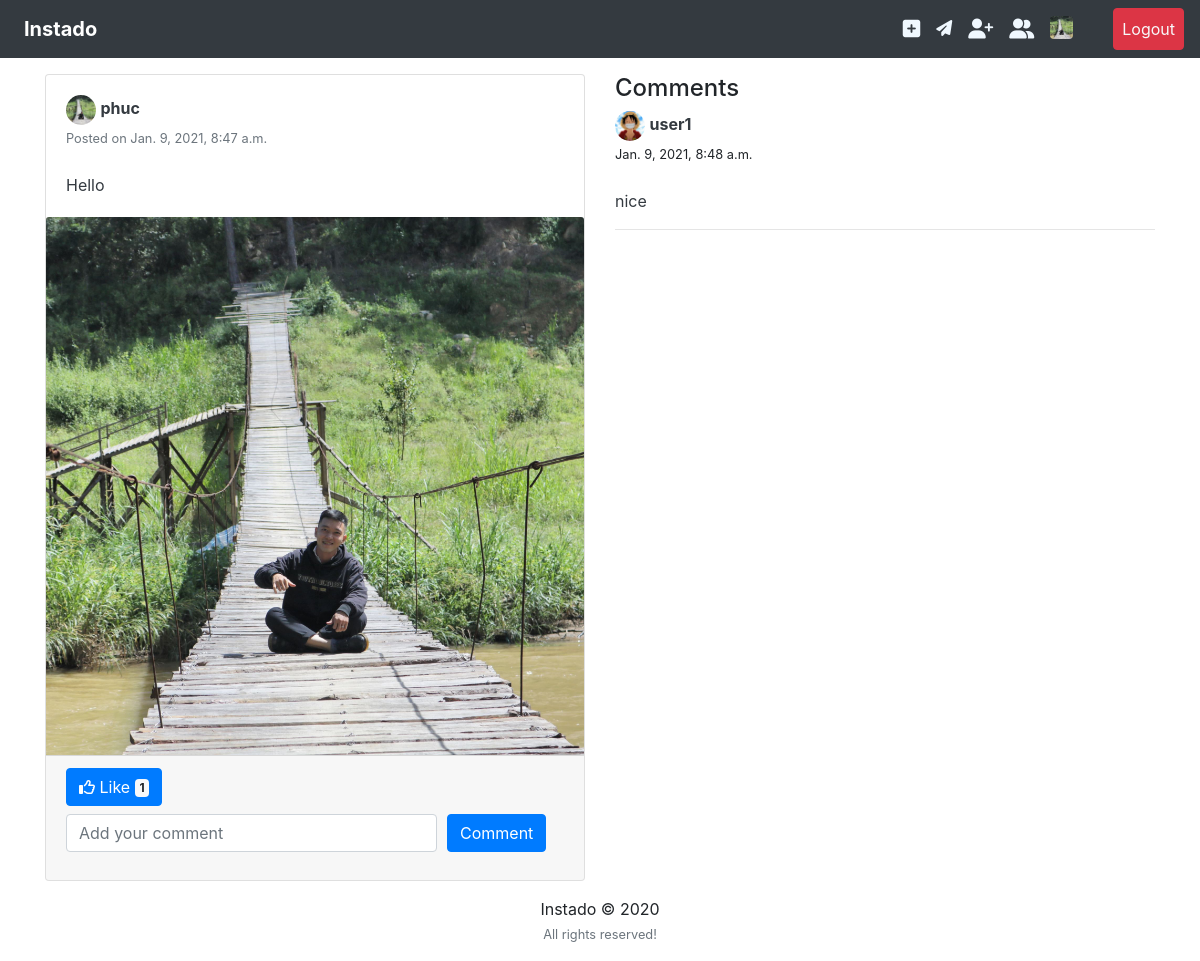
Page /post/1 (signed in) on the committed database.
### accounts/models.py (models this page shows, shortened)
class User(AbstractUser):
	pass

class Profile(models.Model):
	user = models.OneToOneField(User, on_delete=models.CASCADE)
	image = models.ImageField(default='default.png', upload_to='profile_pics')
	slug = AutoSlugField(populate_from='user')
	bio = models.CharField(max_length=255, blank=True)
	friends = models.ManyToManyField("Profile", blank=True)
	def get_absolute_url(self):
		return "/accounts/user/{}".format(self.slug)

### feed/models.py (models this page shows, shortened)
class Post(models.Model):
    creator = models.ForeignKey(settings.AUTH_USER_MODEL, on_delete=models.CASCADE, related_name="posts")
    image = models.ImageField(upload_to="post_images", default='default.png')
    caption = models.CharField(max_length=255, blank=True)
    date_posted = models.DateTimeField(auto_now_add=True)

class Comment(models.Model):
    onPost = models.ForeignKey(Post, on_delete=models.CASCADE, related_name="comments", null=True)
    content = models.TextField(max_length=512)
    createdBy = models.ForeignKey(settings.AUTH_USER_MODEL, on_delete=models.CASCADE, related_name="comments")
    createdOn = models.DateTimeField(auto_now_add=True)

### feed/views.py (the view, shortened to what this page needs)
# urls.py: path("post/<int:post_id>", views.post, name='post'),
@csrf_exempt
@login_required
def post(request, post_id):
    post = get_object_or_404(Post, pk = post_id)
    is_liked = Like.objects.filter(onPost=post, byProfile=request.user)
    return render(request, "feed/post.html", {
        'post': post,
        'is_liked': is_liked,
    })

### feed/my_forms.py
class CreatePostForm(forms.ModelForm):
    class Meta:
        model = Post
        fields = ['image', 'caption']
        labels = {
            'caption': ''
        }
        widgets = {
            'caption': forms.Textarea(attrs={
                'placeholder': 'What do you think?',
                'class': 'mt-2'
            })
        }

### feed/context_processor.py (called while the page is built)
def add_context(request):
    form = None
    if request.user.is_authenticated:
        form = CreatePostForm()
    return {'post_form': form}

### feed/templates/feed/post.html (shortened to what this page needs)
{% extends "accounts/layout.html" %}
{% load static %}
{% load crispy_forms_tags %}
{% block content %}
<div class="row">
    <div class="col-lg-6 col-md-12 col-sm-12 col-xs-12">
        <div class="card card-signin">
            <div class="card-body">
                <a href="{{ post.creator.profile.get_absolute_url }}"><img src="{{ post.creator.profile.image.url }}"
                        class="rounded-circle" width="30" height="30"></a>
                <a class="text-dark" href="{{ post.user_name.profile.get_absolute_url }}">
                    <b>{{ post.creator}}</b>
                </a>
                <br><small class="text-muted">Posted on {{ post.date_posted }}</small>
                <br><br>
                <p class="card-text text-dark">{{ post.caption }}</p>
            </div>
            <a><img class="card-img-top" src="{{ post.image.url }}"></a>
            <div class="card-footer">
                {% if post not in liked_post %}
                <button class="btn btn-outline-primary like-btn" id="like-btn-{{ post.id }}" data-post="{{ post.id }}">
                    <i class="far fa-thumbs-up"></i> Like
                    <span class="badge badge-light" >{{ post.likes.count }}</span>
                </button>
                {% else %}
                <button class="btn btn-primary like-btn" id="like-btn-{{ post.id }}" data-post="{{ post.id }}">
                    <i class="far fa-thumbs-up"></i> Like
                    <span class="badge badge-light" >{{ post.likes.count }}</span>
                </button>
                {% endif %}
                    <form class="mt-2" id="comment-form" method="POST" >
                        <div class="form-row align-items-center">
                            <div class="col-sm-12 col-md-9 col-lg-9 form-group ">
                                <input type="text" id="comment" class="form-control" placeholder="Add your comment">
                            </div>
                            <div class="col-auto form-group">
                                <button type="submit" class="btn btn-primary " >
                                     Comment
                                </button>
                            </div>
                        </div>
                    </form>
            </div>
        </div>
    </div>
    <div class="col-lg-6 col-md-6 col-xs-12 d-flex flex-column" id="post-details" style="max-height:800px; overflow: auto;">
        <h4>Comments</h4>
        {% if post.comments.all %}
        {% for cmt in post.comments.all %}
        <div class="comments-body">
            <a href="{{ cmt.createdBy.profile.get_absolute_url }}">
                <img src="{{ cmt.createdBy.profile.image.url }}" class="rounded-circle" width="30" height="30">
            </a>
            <a class="text-dark" href="{{ cmt.createdBy.profile.get_absolute_url }}"><b>{{ cmt.createdBy }}</b></a>
            <br><small>{{ cmt.createdOn }}</small><br><br>
            <p class="card-text text-dark">{{ cmt.content }}</p>
            <hr class="my-1">
        </div>
        {% endfor %}
        {% else %}
        <p>No comments to show!</p>
        {% endif %}
    </div>
</div>
{% endblock content %}

### accounts/templates/accounts/layout.html (shortened to what this page needs)
{% load static %}
{% load crispy_forms_tags %}
<!DOCTYPE html>
<html>
<head>
	<link rel="stylesheet" href="https://cdnjs.cloudflare.com/ajax/libs/font-awesome/4.7.0/css/font-awesome.min.css">
	<link rel="stylesheet" href="https://maxcdn.bootstrapcdn.com/bootstrap/4.0.0/css/bootstrap.min.css">
</head>
<body>
	<nav class="navbar navbar-expand-lg navbar-expand-md navbar-dark bg-dark sticky-top mb-3">
	  <a class="navbar-brand ml-2 mr-4" href="{% url 'home' %}"><b>Instado</b></a>
	  <div class="collapse navbar-collapse" id="navbarNavAltMarkup">
	    <div class="navbar-nav ml-auto">
		  {% if user.is_authenticated %}
		  	<a class="nav-item nav-link mx-sm-auto" href="#" data-toggle="modal" data-target="#modal-create"><i class="fa fa-plus-square fa-lg" style="color: aliceblue;"></i></a>
			  <a class="nav-item nav-link mx-sm-auto" href=" http://127.0.0.1:8000/chat"><i class="fa fa-paper-plane" style="color: aliceblue;"></i></a>
			  <a class="nav-item nav-link mx-sm-auto" href="{% url 'users_list' %}"><i class="fa fa-user-plus fa-lg" style="color: aliceblue;"></i></a>
			  <a class="nav-item nav-link mx-sm-auto" href="{% url 'friend_list' %}"><i class="fa fa-user-friends fa-lg" style="color: aliceblue;"></i></a>
	      	<a class="nav-item nav-link mx-sm-auto" href="{% url 'my_profile' %}">
				<img src="{{ user.profile.image.url }}" class="rounded mr-2 align-top" width="23" height="23" >
			</a>
	      	<a class="nav-item nav-link btn btn-danger ml-lg-4 text-light mx-md-auto" href="{% url 'logout' %}">Logout</a>
	      {% else %}
         	<a class="nav-item nav-link btn btn-success ml-4 text-light" href="{% url 'login' %}">Login</a>
          	<a class="nav-item nav-link btn btn-info ml-3 text-light" href="{% url 'register' %}">Register</a>
		  {% endif %}
		</div>
	  </div>
	</nav>
	<div class="container">
	{% block content %}{% endblock content %}
	</div>
	<footer class="page-footer font-small black">
	  <div class="footer-copyright text-center py-3">Instado © 2020
	  <br><small class="text-muted">All rights reserved!</small>
	</div>
	</footer>
</body>
</html>

### rows in the picture
User: profile.image (picture)
Post: creator.profile.image (picture), creator "phuc", date_posted "Jan. 9, 2021, 8:47 a.m.", caption "Hello", image (picture), likes.count "1"
Comment: createdBy.profile.image (picture), createdBy "user1", createdOn "Jan. 9, 2021, 8:48 a.m.", content "nice"
